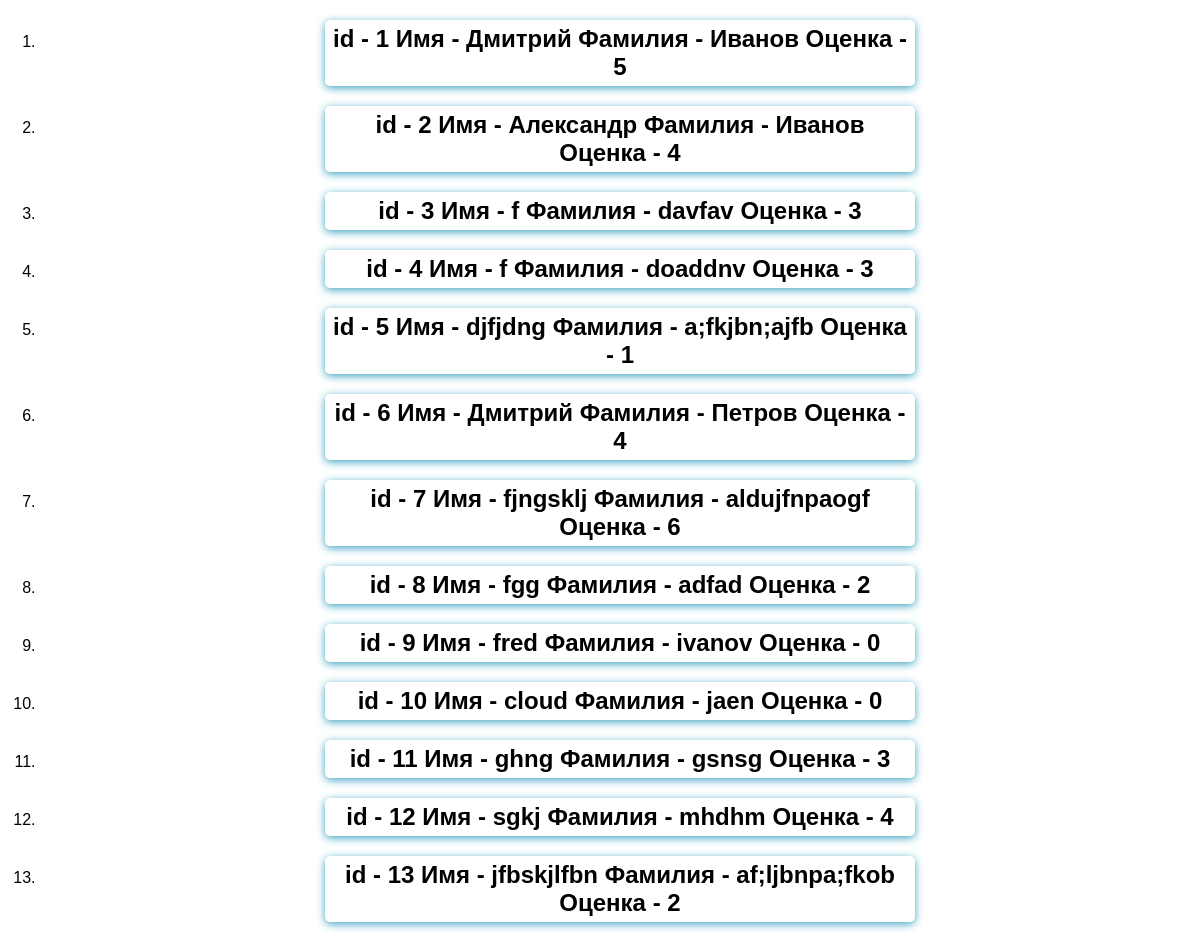
/list, run on an earlier commit of the app's database.
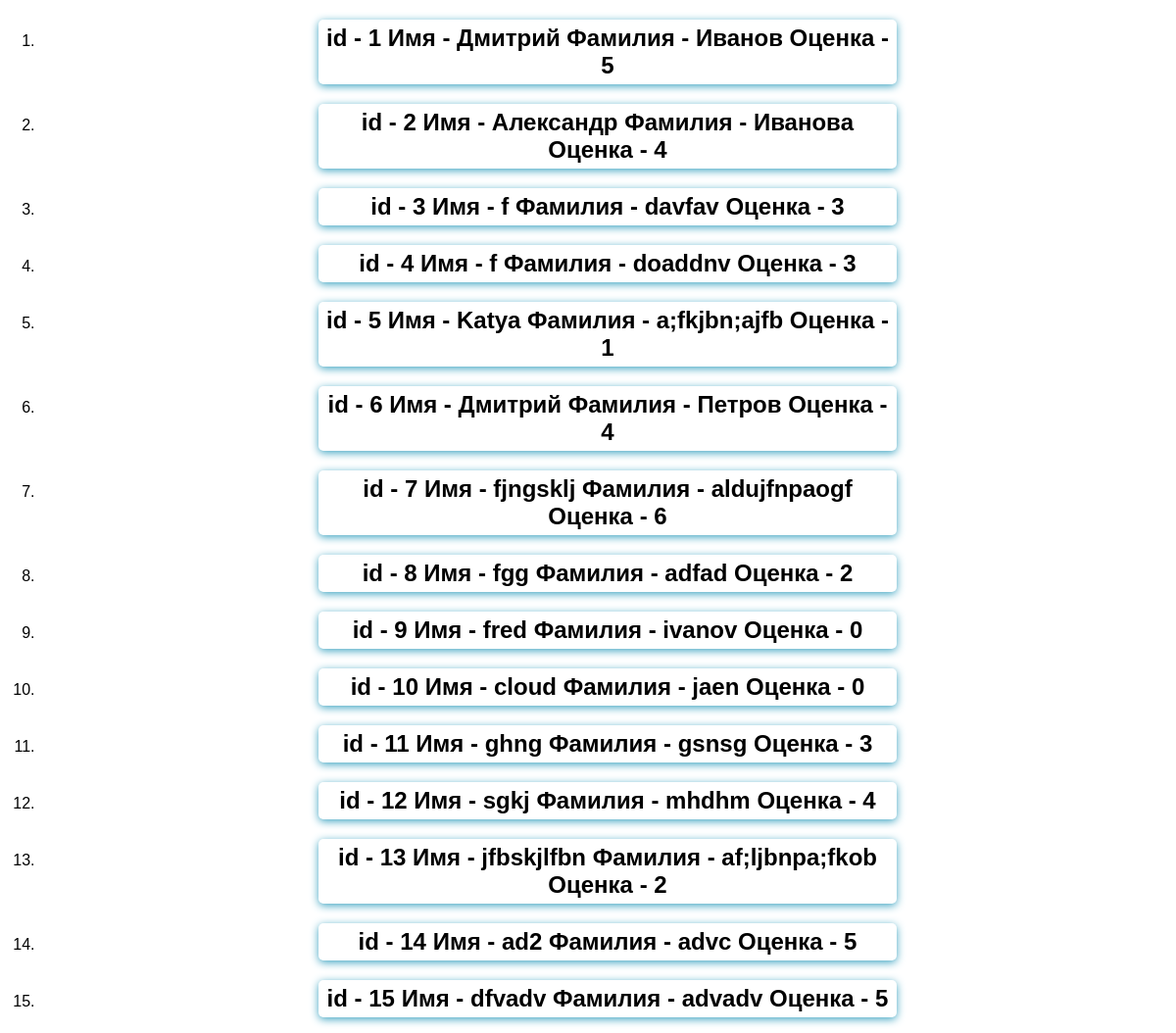
And on a later commit of the database.
### feedback/models.py (models this page shows)
class Feedback(models.Model):
    name = models.CharField(max_length=40, validators=[MinLengthValidator(3)])
    surname = models.CharField(max_length=60)
    feedback = models.TextField()
    rating = models.PositiveIntegerField(validators=[MaxValueValidator(5)])

### feedback/views.py (the view)
# urls.py: path('list', views.ListFeedBack.as_view()),
class ListFeedBack(ListView):
    template_name = 'feedback/list_feedback.html'
    model = Feedback
    context_object_name = 'feedbacks'
    def get_queryset(self):
        queryset = super().get_queryset()
        filter_qs = queryset.filter(rating__gt=-1)
        return filter_qs

### feedback/templates/feedback/list_feedback.html (shortened to what this page needs)
{% extends 'base.html' %}
{% block content %}
<ol>
  {% for feedback in feedbacks %}
    <li>
        <h2>
        id - {{ feedback.id }}
        Имя - {{ feedback.name }}
        Фамилия - {{ feedback.surname }}
        Оценка - {{ feedback.rating }}
        </h2>
    </li>
  {% endfor %}
</ol>
{% endblock %}

### feedback/templates/feedback/base.html (shortened to what this page needs)
<!DOCTYPE html>
{% load static %}
<html lang="en">
<head>
    <link rel="stylesheet" href=" {% static 'feedback/forms.css' %}">
</head>
<body>
   {% block content %} {% endblock %}
</body>
</html>

### feedback/static/feedback/forms.css (style rules this page uses)
body { margin: 0; font-family: Sans-Serif; }
h2 { width:50%; margin: 20px auto 5px; text-align: center; padding: 5px; border-radius: 5px; box-shadow: 0 2px 8px #3ca3c1; }

What changed in the data, as far as the page shows it:
changed Feedback "Александр": surname "Иванов" → "Ивановa"
changed Feedback "a;fkjbn;ajfb": name "djfjdng" → "Katya"
added Feedback: id "14", name "ad2", surname "advc", rating "5"
added Feedback: id "15", name "dfvadv", surname "advadv", rating "5"
